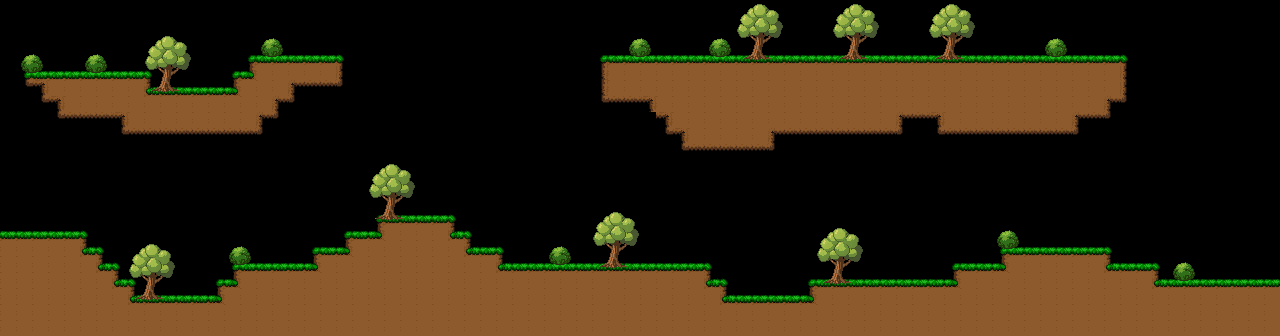

A 2D game scene composited from a Tiled map and its tileset images. What follows is a short description and the map's XML, with each tile layer's data collapsed to a summary:
An orthogonal 80x21 tile map with 16x16 px tiles, 5 tile layers (solid_ground, platform, decoration_tree, decoration_bush, ...), 3 tilesets and 2 objects (2x instance).

<map version="1.10" tiledversion="1.11.2" orientation="orthogonal" renderorder="right-down" width="80" height="21" tilewidth="16" tileheight="16" infinite="0" nextlayerid="11" nextobjectid="3">
 <tileset firstgid="1" source="../../assets/tilesets/tileset_grass_dirt/tileset_grass_dirt.tsx" />
 <tileset firstgid="17" source="../../assets/tilesets/objects/bush/bush.tsx" />
 <tileset firstgid="21" source="../../assets/tilesets/objects/tree/tree.tsx" />
 <layer id="4" name="solid_ground" width="80" height="21">
  <data>[1680 cells, 414 non-empty, 6 distinct tile ids]</data>
 </layer>
 <layer id="5" name="platform" width="80" height="21">
  <data>[1680 cells, 285 non-empty, 13 distinct tile ids]</data>
 </layer>
 <layer id="6" name="decoration_tree" width="80" height="21">
  <data>[1680 cells, 8 non-empty, 1 distinct tile ids]</data>
 </layer>
 <objectgroup id="9" name="portals">
  <object id="1" name="portal_enter" class="instance" x="0.25" y="188.0" width="16" height="48">
   <properties>
    <property name="res_path" type="file" value="../../source/scenes/objects/portal.tscn" />
    <property name="res_alignment" value="topleft" />
    <property name="target_scene" value="res://source/scenes/levels/level_1_1.tscn" />
    <property name="target_spawn" value="right" />
   </properties>
  </object>
  <object id="2" name="portal_exit" class="instance" x="1264" y="236.0" width="16" height="48">
   <properties>
    <property name="res_path" type="file" value="../../source/scenes/objects/portal.tscn" />
    <property name="res_alignment" value="topleft" />
    <property name="target_scene" value="res://source/scenes/levels/level_1_3.tscn" />
    <property name="target_spawn" value="left" />
   </properties>
  </object>
 </objectgroup>
 <layer id="7" name="decoration_bush" width="80" height="21">
  <data>[1680 cells, 40 non-empty, 4 distinct tile ids]</data>
 </layer>
 <layer id="8" name="ladder" width="80" height="21">
  <data>[1680 cells, 0 non-empty, 0 distinct tile ids]</data>
 </layer>
</map>
